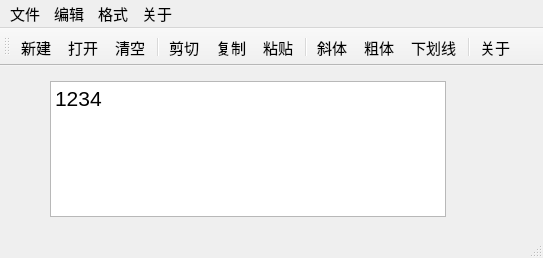
<?xml version="1.0" encoding="UTF-8"?>
<ui version="4.0">
 <class>QWMainWind</class>
 <widget class="QMainWindow" name="QWMainWind">
  <property name="geometry">
   <rect>
    <x>0</x>
    <y>0</y>
    <width>543</width>
    <height>258</height>
   </rect>
  </property>
  <property name="font">
   <font>
    <pointsize>11</pointsize>
   </font>
  </property>
  <property name="windowTitle">
   <string>QWMainWind</string>
  </property>
  <widget class="QWidget" name="centralWidget">
   <widget class="QTextEdit" name="txtEdit">
    <property name="geometry">
     <rect>
      <x>50</x>
      <y>15</y>
      <width>396</width>
      <height>136</height>
     </rect>
    </property>
    <property name="font">
     <font>
      <pointsize>16</pointsize>
     </font>
    </property>
    <property name="html">
     <string>&lt;!DOCTYPE HTML PUBLIC &quot;-//W3C//DTD HTML 4.0//EN&quot; &quot;http://www.w3.org/TR/REC-html40/strict.dtd&quot;&gt;
&lt;html&gt;&lt;head&gt;&lt;meta name=&quot;qrichtext&quot; content=&quot;1&quot; /&gt;&lt;meta charset=&quot;utf-8&quot; /&gt;&lt;style type=&quot;text/css&quot;&gt;
p, li { white-space: pre-wrap; }
hr { height: 1px; border-width: 0; }
li.unchecked::marker { content: &quot;\2610&quot;; }
li.checked::marker { content: &quot;\2612&quot;; }
&lt;/style&gt;&lt;/head&gt;&lt;body style=&quot; font-family:'Microsoft YaHei UI'; font-size:16pt; font-weight:400; font-style:normal;&quot;&gt;
&lt;p style=&quot; margin-top:0px; margin-bottom:0px; margin-left:0px; margin-right:0px; -qt-block-indent:0; text-indent:0px;&quot;&gt;1234&lt;/p&gt;&lt;/body&gt;&lt;/html&gt;</string>
    </property>
   </widget>
  </widget>
  <widget class="QMenuBar" name="menuBar">
   <property name="geometry">
    <rect>
     <x>0</x>
     <y>0</y>
     <width>543</width>
     <height>19</height>
    </rect>
   </property>
   <widget class="QMenu" name="menu">
    <property name="title">
     <string>文件</string>
    </property>
    <addaction name="actNew"/>
    <addaction name="actOpen"/>
    <addaction name="separator"/>
    <addaction name="actClose"/>
   </widget>
   <widget class="QMenu" name="menu_2">
    <property name="title">
     <string>编辑</string>
    </property>
    <addaction name="actCut"/>
    <addaction name="actCopy"/>
    <addaction name="actPaste"/>
    <addaction name="separator"/>
    <addaction name="actClear"/>
   </widget>
   <widget class="QMenu" name="menu_3">
    <property name="title">
     <string>格式</string>
    </property>
    <addaction name="actionAbout"/>
    <addaction name="actFontBold"/>
    <addaction name="actFontItalic"/>
    <addaction name="actFontUnder"/>
    <addaction name="separator"/>
    <addaction name="actToolbarLab"/>
   </widget>
   <widget class="QMenu" name="menu_4">
    <property name="title">
     <string>关于</string>
    </property>
    <addaction name="actionAbout"/>
   </widget>
   <addaction name="menu"/>
   <addaction name="menu_2"/>
   <addaction name="menu_3"/>
   <addaction name="menu_4"/>
  </widget>
  <widget class="QToolBar" name="mainToolBar">
   <property name="toolButtonStyle">
    <enum>Qt::ToolButtonStyle::ToolButtonTextUnderIcon</enum>
   </property>
   <attribute name="toolBarArea">
    <enum>TopToolBarArea</enum>
   </attribute>
   <attribute name="toolBarBreak">
    <bool>false</bool>
   </attribute>
   <addaction name="actNew"/>
   <addaction name="actOpen"/>
   <addaction name="actClear"/>
   <addaction name="separator"/>
   <addaction name="actCut"/>
   <addaction name="actCopy"/>
   <addaction name="actPaste"/>
   <addaction name="separator"/>
   <addaction name="actFontItalic"/>
   <addaction name="actFontBold"/>
   <addaction name="actFontUnder"/>
   <addaction name="separator"/>
   <addaction name="actionAbout"/>
  </widget>
  <widget class="QStatusBar" name="statusBar"/>
  <action name="actCut">
   <property name="icon">
    <iconset resource="res.qrc">
     <normaloff>:/images/images/cut.bmp</normaloff>:/images/images/cut.bmp</iconset>
   </property>
   <property name="text">
    <string>剪切</string>
   </property>
   <property name="toolTip">
    <string>剪切</string>
   </property>
   <property name="shortcut">
    <string>Ctrl+X</string>
   </property>
  </action>
  <action name="actCopy">
   <property name="icon">
    <iconset resource="res.qrc">
     <normaloff>:/images/images/120.bmp</normaloff>:/images/images/120.bmp</iconset>
   </property>
   <property name="text">
    <string>复制</string>
   </property>
   <property name="toolTip">
    <string>复制</string>
   </property>
   <property name="shortcut">
    <string>Ctrl+C</string>
   </property>
  </action>
  <action name="actPaste">
   <property name="icon">
    <iconset resource="res.qrc">
     <normaloff>:/images/images/paste.bmp</normaloff>:/images/images/paste.bmp</iconset>
   </property>
   <property name="text">
    <string>粘贴</string>
   </property>
   <property name="toolTip">
    <string>粘贴</string>
   </property>
   <property name="shortcut">
    <string>Ctrl+V</string>
   </property>
  </action>
  <action name="actFontBold">
   <property name="checkable">
    <bool>true</bool>
   </property>
   <property name="icon">
    <iconset resource="res.qrc">
     <normaloff>:/images/images/BLD.BMP</normaloff>:/images/images/BLD.BMP</iconset>
   </property>
   <property name="text">
    <string>粗体</string>
   </property>
   <property name="toolTip">
    <string>粗体</string>
   </property>
  </action>
  <action name="actFontItalic">
   <property name="checkable">
    <bool>true</bool>
   </property>
   <property name="icon">
    <iconset resource="res.qrc">
     <normaloff>:/images/images/ITL.BMP</normaloff>:/images/images/ITL.BMP</iconset>
   </property>
   <property name="text">
    <string>斜体</string>
   </property>
   <property name="toolTip">
    <string>斜体</string>
   </property>
  </action>
  <action name="actFontUnder">
   <property name="checkable">
    <bool>true</bool>
   </property>
   <property name="icon">
    <iconset resource="res.qrc">
     <normaloff>:/images/images/WORDUNDR.BMP</normaloff>:/images/images/WORDUNDR.BMP</iconset>
   </property>
   <property name="text">
    <string>下划线</string>
   </property>
   <property name="toolTip">
    <string>下划线</string>
   </property>
  </action>
  <action name="actClose">
   <property name="icon">
    <iconset resource="res.qrc">
     <normaloff>:/images/images/exit.bmp</normaloff>:/images/images/exit.bmp</iconset>
   </property>
   <property name="text">
    <string>退出</string>
   </property>
   <property name="toolTip">
    <string>退出</string>
   </property>
  </action>
  <action name="actOpen">
   <property name="icon">
    <iconset resource="res.qrc">
     <normaloff>:/images/images/open3.bmp</normaloff>:/images/images/open3.bmp</iconset>
   </property>
   <property name="text">
    <string>打开...</string>
   </property>
   <property name="toolTip">
    <string>打开文件</string>
   </property>
   <property name="shortcut">
    <string>Ctrl+O</string>
   </property>
  </action>
  <action name="actClear">
   <property name="icon">
    <iconset resource="res.qrc">
     <normaloff>:/images/images/103.bmp</normaloff>:/images/images/103.bmp</iconset>
   </property>
   <property name="text">
    <string>清空</string>
   </property>
   <property name="toolTip">
    <string>清空内容</string>
   </property>
  </action>
  <action name="actFont">
   <property name="icon">
    <iconset resource="res.qrc">
     <normaloff>:/images/images/20.ico</normaloff>:/images/images/20.ico</iconset>
   </property>
   <property name="text">
    <string>字体...</string>
   </property>
   <property name="toolTip">
    <string>字体设置</string>
   </property>
  </action>
  <action name="actNew">
   <property name="icon">
    <iconset resource="res.qrc">
     <normaloff>:/images/images/new2.bmp</normaloff>:/images/images/new2.bmp</iconset>
   </property>
   <property name="text">
    <string>新建</string>
   </property>
   <property name="shortcut">
    <string>Ctrl+N</string>
   </property>
  </action>
  <action name="actToolbarLab">
   <property name="checkable">
    <bool>true</bool>
   </property>
   <property name="checked">
    <bool>true</bool>
   </property>
   <property name="text">
    <string>显示工具栏文字标签</string>
   </property>
   <property name="menuRole">
    <enum>QAction::MenuRole::TextHeuristicRole</enum>
   </property>
  </action>
  <action name="actionAbout">
   <property name="icon">
    <iconset resource="res.qrc">
     <normaloff>:/Lab02/images/about.png</normaloff>:/Lab02/images/about.png</iconset>
   </property>
   <property name="text">
    <string>关于</string>
   </property>
   <property name="toolTip">
    <string>关于</string>
   </property>
   <property name="menuRole">
    <enum>QAction::MenuRole::TextHeuristicRole</enum>
   </property>
  </action>
 </widget>
 <layoutdefault spacing="6" margin="11"/>
 <resources>
  <include location="res.qrc"/>
 </resources>
 <connections>
  <connection>
   <sender>actClose</sender>
   <signal>triggered()</signal>
   <receiver>QWMainWind</receiver>
   <slot>close()</slot>
   <hints>
    <hint type="sourcelabel">
     <x>-1</x>
     <y>-1</y>
    </hint>
    <hint type="destinationlabel">
     <x>422</x>
     <y>254</y>
    </hint>
   </hints>
  </connection>
  <connection>
   <sender>actClear</sender>
   <signal>triggered()</signal>
   <receiver>txtEdit</receiver>
   <slot>clear()</slot>
   <hints>
    <hint type="sourcelabel">
     <x>-1</x>
     <y>-1</y>
    </hint>
    <hint type="destinationlabel">
     <x>260</x>
     <y>256</y>
    </hint>
   </hints>
  </connection>
  <connection>
   <sender>actCut</sender>
   <signal>triggered()</signal>
   <receiver>txtEdit</receiver>
   <slot>cut()</slot>
   <hints>
    <hint type="sourcelabel">
     <x>-1</x>
     <y>-1</y>
    </hint>
    <hint type="destinationlabel">
     <x>260</x>
     <y>256</y>
    </hint>
   </hints>
  </connection>
  <connection>
   <sender>actCopy</sender>
   <signal>triggered()</signal>
   <receiver>txtEdit</receiver>
   <slot>copy()</slot>
   <hints>
    <hint type="sourcelabel">
     <x>-1</x>
     <y>-1</y>
    </hint>
    <hint type="destinationlabel">
     <x>260</x>
     <y>256</y>
    </hint>
   </hints>
  </connection>
  <connection>
   <sender>actPaste</sender>
   <signal>triggered()</signal>
   <receiver>txtEdit</receiver>
   <slot>paste()</slot>
   <hints>
    <hint type="sourcelabel">
     <x>-1</x>
     <y>-1</y>
    </hint>
    <hint type="destinationlabel">
     <x>260</x>
     <y>256</y>
    </hint>
   </hints>
  </connection>
 </connections>
</ui>
